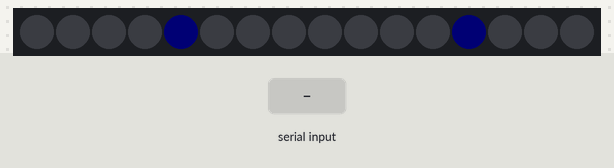
The program below on a simulated Arduino Pro Mini, built with avr-gcc and run on an emulated ATmega328P. Parts: 16 RGB LEDs in strip order, left to right. The inputs (shaded band) are chosen by the test bench. Dim RGB values are drawn brighter than linear.

Above: at 5.6 s.
5.7 s: "30,150,10\n" received over Serial
At 8.2 s:
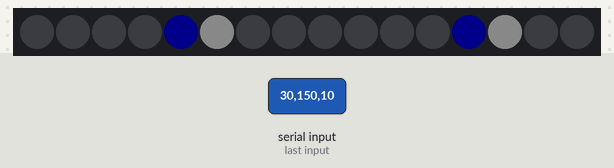
8.5 s: "1,90,45\n" received over Serial
At 10.7 s:
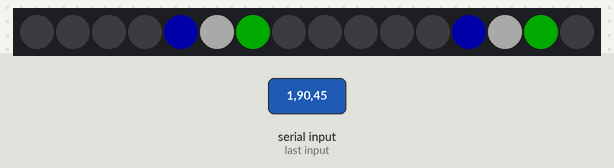
13.0 s: "90,45\n" received over Serial
At 15.1 s:
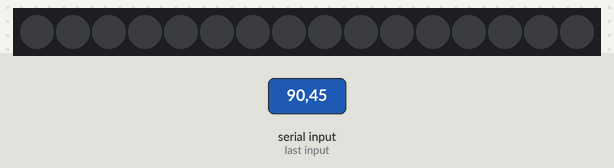
16.0 s: "90,45,200\n" received over Serial
At 18.9 s:
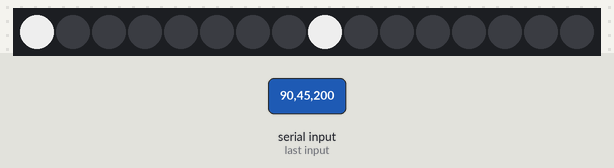
19.0 s: "1,90,45\n" received over Serial
At 22.2 s:
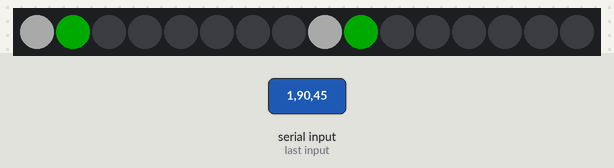
Timing chart, 0 to 23.7 s (numbered marks = the images above; inputs shaded):
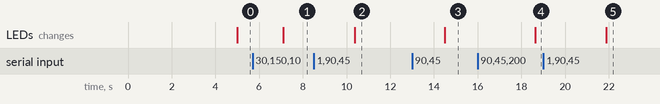

Measured:
- after the input at 5.7 s, the LEDs: change after 1.4 s (image 1)
- after the input at 8.5 s, the LEDs: change after 1.9 s (image 2)
- after the input at 13.0 s, the LEDs: change after 1.5 s (image 3)
- after the input at 16.0 s, the LEDs: change after 2.6 s (image 4)
- after the input at 19.0 s, the LEDs: change after 2.9 s (image 5)

The program:

main.cpp
```cpp
#include <Arduino.h>
#include <Adafruit_NeoPixel.h>
#include <SimpleTimer.h>

#define PIN         4
#define PIXELS      16
#define RUNNERS     2
#define PIXELS_PER_RUNNER 8

#define RUNNER_PIXELS     3
#define DETACHED_MILLIS 300000 // 5 minutes
#define MAX_COLOR 255


#define MODE_BLUE 0 //detached (no commands for DETACHED_MILLIS)
#define MODE_GREEN 1 //ok
#define MODE_YELLOW 2 //warn
#define MODE_RED 3 //fail
//unexpected mode: white

#define ANIMATION_DELAY_MIN_MS 30
#define ANIMATION_DELAY_MAX_MS 5000

#define BRIGHTNESS_DEFAULT 1
#define COMMAND_MIN 0
#define COMMAND_MAX 255

Adafruit_NeoPixel pixels = Adafruit_NeoPixel(PIXELS, PIN, NEO_GRB + NEO_KHZ800);

SimpleTimer timer;
int phase = 0;

int mode = MODE_BLUE;

int brightness = BRIGHTNESS_DEFAULT;
unsigned long lastCommand = 0;
unsigned long lastPhaseUpdate = 0;

int targetAnimationDelayMs = ANIMATION_DELAY_MAX_MS;

int fromCommandValue(int commandValue) {
    return max(COMMAND_MIN, min(COMMAND_MAX, commandValue));
}

boolean isData() {
    return Serial.available() > 0;
}

void discardInput() {
    while (isData()) {
        Serial.read();
    }
}

int getTargetAnimationDelayMs(int speed) {
    long diffDelayMs = (ANIMATION_DELAY_MAX_MS - ANIMATION_DELAY_MIN_MS);
    long diffCommand = (COMMAND_MAX - speed) ;
    long addMs = diffDelayMs * diffCommand / COMMAND_MAX;
    return ANIMATION_DELAY_MIN_MS + addMs;
}

void tryReadCommand() {
    if (!isData()) {
        return;
    }

    int newMode = fromCommandValue(Serial.parseInt());
    int newSpeed = fromCommandValue(Serial.parseInt());
    int newBrightness = fromCommandValue(Serial.parseInt());

    discardInput();

    lastCommand = millis();
    mode = fromCommandValue(newMode);
    targetAnimationDelayMs = getTargetAnimationDelayMs(newSpeed);
    brightness = fromCommandValue(newBrightness);
}

boolean isDetached() {
  return (lastCommand == 0) ||
      ((millis() - lastCommand) > DETACHED_MILLIS);
}

boolean tryUpdatePhase() {
    int animationDelayMs = millis() - lastPhaseUpdate;

    if (animationDelayMs >= targetAnimationDelayMs) {
        phase++;
        if (phase % PIXELS_PER_RUNNER == 0) {
            phase = 0;
        }
        lastPhaseUpdate = millis();
        return true;
    } else {
        return false;
    }
}

void tryDraw() {

  if (!tryUpdatePhase()) {
      return;
  }

  boolean isDetachedNow = isDetached();

  if (isDetachedNow) {
    mode = MODE_BLUE;
    targetAnimationDelayMs = ANIMATION_DELAY_MAX_MS;
    brightness = BRIGHTNESS_DEFAULT;
  }

  pixels.setBrightness(brightness);

  for (int i=0; i < RUNNERS; i++) {

    int red = 0;
    int green = 0;
    int blue = 0;

    switch (mode) {
    case MODE_BLUE:
        blue = MAX_COLOR;
        break;
    case MODE_GREEN:
        green = MAX_COLOR;
        break;
    case MODE_YELLOW:
        red = MAX_COLOR;
        green = MAX_COLOR;
        break;
    case MODE_RED:
        red = MAX_COLOR;
        break;
    default:
        red = MAX_COLOR;
        green = MAX_COLOR;
        blue = MAX_COLOR;
    }
    int index_disable = i * PIXELS_PER_RUNNER + phase ;
    int index_enable = (index_disable + RUNNER_PIXELS ) % PIXELS;
    pixels.setPixelColor(index_enable, pixels.Color(red, green, blue));
    pixels.setPixelColor(index_disable, pixels.Color(0, 0, 0));
  }
  pixels.show();
}

void setup() {
  Serial.begin(9600);
  pixels.begin();
  timer.setInterval(1, tryDraw);
  timer.setInterval(100, tryReadCommand);
}

void loop() {
    timer.run();
}
```
